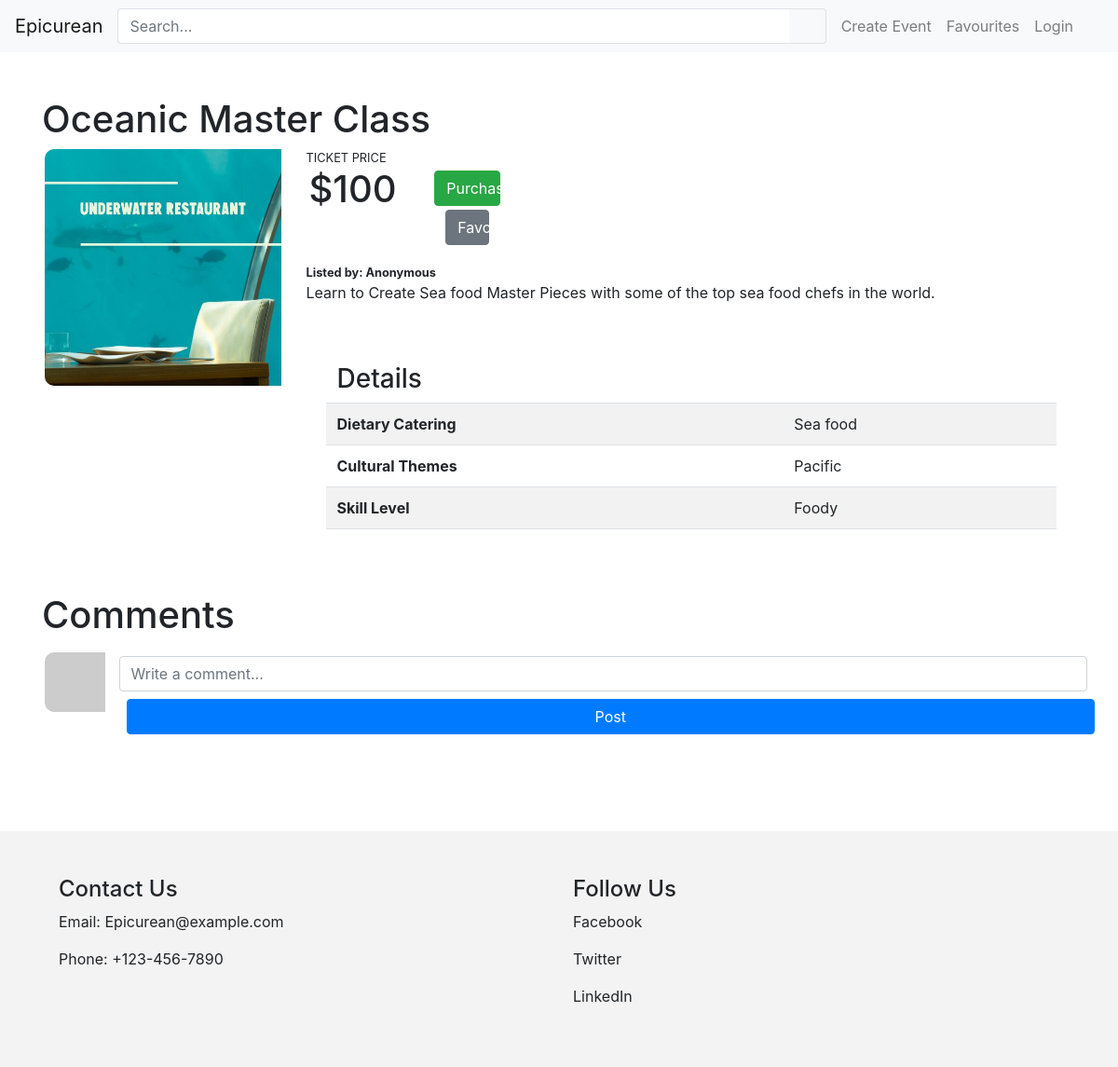
Screenshot of /events/2 with the database file from the repository.
### website/models.py (models this page shows)
class Event(db.Model):
    __tablename__ = 'events'
    eventid = db.Column(db.Integer, primary_key=True)
    name = db.Column(db.String(80))
    description = db.Column(db.String(200))
    image = db.Column(db.String(400))
    ticketPrice = db.Column(db.String(3))
    status = db.Column(db.String(20))
    created_at = db.Column(db.DateTime, default=datetime.now())
    startdate = db.Column(db.DateTime)
    enddate = db.Column(db.DateTime)
    Dietary = db.Column(db.String(80))
    Theme = db.Column(db.String(80))
    SkillLevel = db.Column(db.String(80))
    location = db.Column(db.String(100))
    userid = db.Column(db.String(80))
    comments = db.relationship('Comment', backref='event')

### website/events.py (the view)
@eventbp.route('/<id>')
def show(id):
    event = db.session.scalar(db.select(Event).where(Event.eventid==id))
    valid = Event.status
    form = CommentForm()
    return render_template('events/show.html', Event=event, form=form, valid=valid)

### website/forms.py
class CommentForm(FlaskForm):
    text = TextAreaField('Text', validators=[InputRequired()])
    submit = SubmitField("Create")

### website/templates/events/show.html (shortened to what this page needs)
{% extends 'base.html' %}
{% block style %}
<link rel="stylesheet" type="text/css" href="{{ url_for('static', filename='css/events.css') }}">
{% endblock %}
{% block content %}
<div class="container-fluid px-5 py-5">
    <div class="row">
        <h1>{{Event.name}}</h1>
    </div>
    <div class="row">
        <div class="col-3">
            <img src="../../{{ Event.image }}" class="img-fluid">
        </div>
        <div class="col">
            <div class="row">
                <small>TICKET PRICE</small>
            </div>
            <div class="row">
                <div class="col-2">
                    <h1>${{Event.ticketPrice}}</h1>
                </div>
                <div class="col-1">
                    <div class="row my-1">
                        {% if Event.status =='Active' %}
                            <button class="btn btn-primary text-nowrap mx-2 btn-block" type="button" onclick="window.location.href='index.html'">Purchase</button>
                        {% elif Event.status =='Limited' %}
                            <button class="btn btn-Success text-nowrap mx-2 btn-block" type="button" onclick="window.location.href='index.html'">Purchase</button>
                        {% elif Event.status =='Sold Out' %}
                        <button class="btn btn-Danger text-nowrap mx-2 btn-block" type="button" onclick="window.location.href='index.html'" disabled>Sold Out</button>
                        {% elif Event.status =='Canceled' %}
                        <button class="btn btn-info text-nowrap mx-2 btn-block" type="button" onclick="window.location.href='index.html'" disabled>Canceled</button>
                        {% endif %}
                    </div>
                    <div class="row my-1">
                        <form method="POST" action="{{ url_for('auth.toggle_favorite', id=Event.eventid) }}">
                            <button type="submit" class="btn btn-secondary text-nowrap mx-2 btn-block" role="button">Favourite</button>
                        </form>
                    </div>
                </div>
            </div>
            <div class="row">
                <small><strong>Listed by: Anonymous</strong></small>
            </div>
            <div class="row">
                <p>
                    {{Event.description}}
                </p>
            </div>
            <div class="row">
                <div class="container-fluid px-5 py-5">
                    <div class="row">
                        <h3>Details</h3>
                    </div>
                    <div class="row">
                        <table class="table table-striped">
                            <tbody>
                                <tr>
                                    <th scope="row">Dietary Catering</th>
                                    <td>{{Event.Dietary}}</td>
                                </tr>
                                <tr>
                                    <th scope="row">Cultural Themes</th>
                                    <td>{{Event.Theme}}</td>
                                </tr>
                                <tr>
                                    <th scope="row">Skill Level</th>
                                    <td>{{Event.SkillLevel}}</td>
                                </tr>
                            </tbody>
                        </table>
                    </div>
                </div>
            </div>
        </div>
    </div>
    <div class="row py-1">
        <h1>Comments</h1>
    </div>
    <div class="row py-1">
        <div class="col-1">
            <img src="https://via.placeholder.com/100" class=img-fluid>
        </div>
        <div class="col">
            <div class="row py-1">
                <input class="form-control" id="enterComment" placeholder="Write a comment...">
            </div>
            <div class="row py-1">
                <button class="btn btn-primary text-nowrap mx-2" type="button">Post</button>
            </div>
        </div>
    </div>
</div>
{% endblock %}

### website/static/css/base.css (style rules this page uses)
html { height: 100%; }
body { min-height: 100%; display: flex; flex-direction: column; }
img.img-fluid { border-top-left-radius: 10px; border-bottom-left-radius: 10px; }

### rows the page displays
Event: name "Oceanic Master Class", image (picture), ticketPrice "100", description "Learn to Create Sea food Master Pieces with some of the top sea food chefs in the world.", Dietary "Sea food", Theme "Pacific", SkillLevel "Foody"
